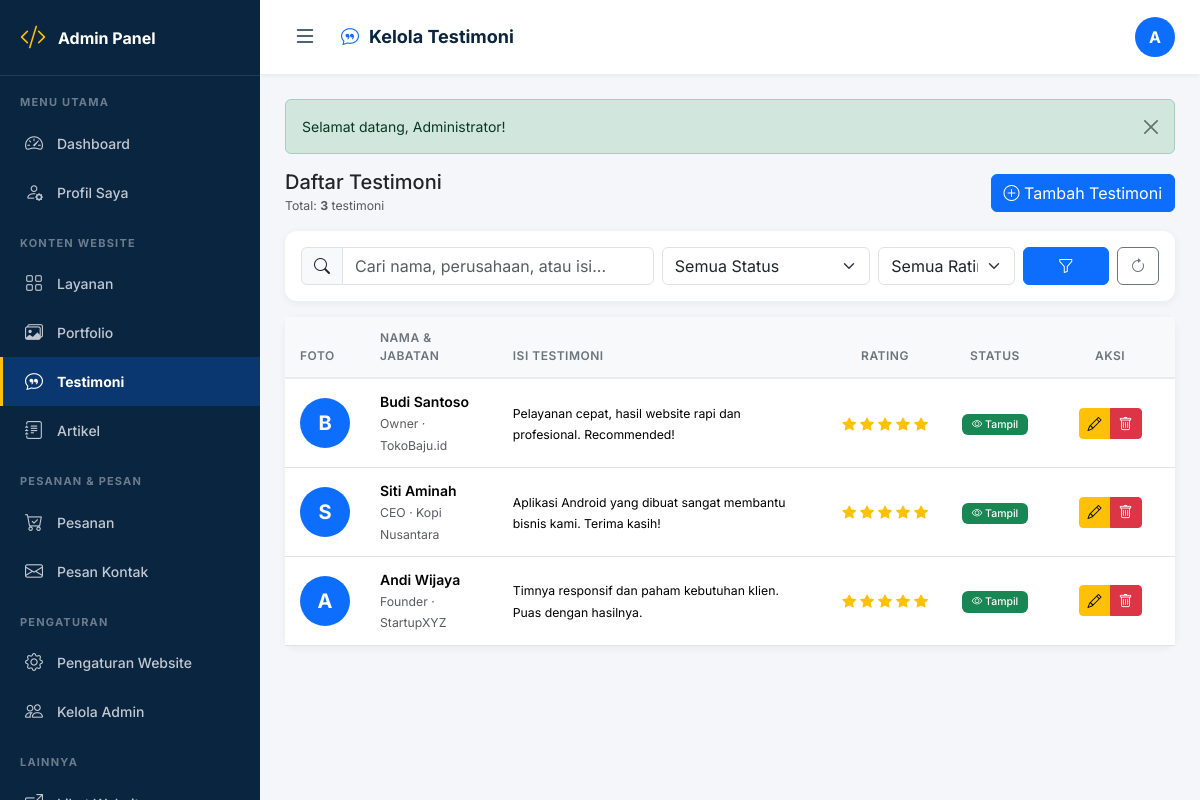
The page /admin/testimoni.php (signed in) on the database its author committed.
### tables this page shows
CREATE TABLE testimoni (
  id INT AUTO_INCREMENT PRIMARY KEY,
  nama VARCHAR(100) NOT NULL,
  jabatan VARCHAR(100) DEFAULT NULL,
  perusahaan VARCHAR(100) DEFAULT NULL,
  isi TEXT NOT NULL,
  foto VARCHAR(255) DEFAULT NULL,
  rating TINYINT DEFAULT 5,
  status ENUM('tampil','sembunyi') DEFAULT 'tampil',
  created_at TIMESTAMP DEFAULT CURRENT_TIMESTAMP
);

### admin/testimoni.php (the view, shortened to what this page needs)
<?php
require_once '../config/koneksi.php';
require_once '../config/fungsi.php';
require_once 'includes/header.php';
$cari = isset($_GET['cari']) ? clean($koneksi, $_GET['cari']) : '';
$where = [];
$where_sql = $where ? 'WHERE ' . implode(' AND ', $where) : '';
$query = $koneksi->query("SELECT * FROM testimoni $where_sql ORDER BY created_at DESC");
$total = $query->num_rows;
?>
<div class="topbar">
    <div class="d-flex align-items-center gap-3">
        <button class="sidebar-toggle" id="sidebarToggle">
            <i class="bi bi-list"></i>
        </button>
        <h1 class="page-title">
            <i class="bi bi-chat-quote text-primary"></i> Kelola Testimoni
        </h1>
    </div>
    <div class="user-info">
        <div class="avatar"><?= strtoupper(substr($_SESSION['admin_nama'], 0, 1)) ?></div>
    </div>
</div>
<div class="content-area">
    <div class="d-flex justify-content-between align-items-center mb-3 flex-wrap gap-2">
        <div>
            <h5 class="mb-0">Daftar Testimoni</h5>
            <small class="text-muted">Total: <strong><?= $total ?></strong> testimoni</small>
        </div>
        <a href="testimoni_form.php" class="btn btn-primary">
            <i class="bi bi-plus-circle"></i> Tambah Testimoni
        </a>
    </div>
    <div class="card stat-card mb-3">
        <div class="card-body">
            <form method="GET" class="row g-2">
                <div class="col-md-5">
                    <div class="input-group">
                        <span class="input-group-text"><i class="bi bi-search"></i></span>
                        <input type="text" name="cari" class="form-control"
                               placeholder="Cari nama, perusahaan, atau isi..."
                               value="<?= htmlspecialchars($cari) ?>">
                    </div>
                </div>
                <div class="col-md-3">
                    <select name="status" class="form-select">
                        <option value="">Semua Status</option>
                    </select>
                </div>
                <div class="col-md-2">
                    <select name="rating" class="form-select">
                        <option value="">Semua Rating</option>
                    </select>
                </div>
                <div class="col-md-2 d-flex gap-2">
                    <button class="btn btn-primary flex-fill">
                        <i class="bi bi-funnel"></i>
                    </button>
                    <a href="testimoni.php" class="btn btn-outline-secondary">
                        <i class="bi bi-arrow-clockwise"></i>
                    </a>
                </div>
            </form>
        </div>
    </div>
    <div class="card stat-card">
        <div class="card-body p-0">
            <div class="table-responsive">
                <table class="table table-hover align-middle mb-0">
                    <thead class="table-light">
                        <tr>
                            <th width="70">Foto</th>
                            <th>Nama & Jabatan</th>
                            <th>Isi Testimoni</th>
                            <th width="120" class="text-center">Rating</th>
                            <th width="100" class="text-center">Status</th>
                            <th width="130" class="text-center">Aksi</th>
                        </tr>
                    </thead>
                    <tbody>
                        <?php if ($total > 0): ?>
                            <?php while ($t = $query->fetch_assoc()): ?>
                                <tr>
                                    <td>
                                        <?php if (!empty($t['foto']) && file_exists(PORTFOLIO_PATH . 'testimoni/' . $t['foto'])): ?>
                                            <img src="<?= UPLOADS_URL ?>portfolio/testimoni/<?= htmlspecialchars($t['foto']) ?>"
                                                 alt="foto"
                                                 style="width: 50px; height: 50px; object-fit: cover; border-radius: 50%;">
                                        <?php else: ?>
                                            <div class="d-flex align-items-center justify-content-center bg-primary text-white"
                                                 style="width: 50px; height: 50px; border-radius: 50%; font-weight: bold; font-size: 20px;">
                                                <?= strtoupper(substr($t['nama'], 0, 1)) ?>
                                            </div>
                                        <?php endif; ?>
                                    </td>
                                    <td>
                                        <div class="fw-semibold"><?= htmlspecialchars($t['nama']) ?></div>
                                        <small class="text-muted">
                                            <?= htmlspecialchars($t['jabatan'] ?? '-') ?>
                                            <?= !empty($t['perusahaan']) ? ' · ' . htmlspecialchars($t['perusahaan']) : '' ?>
                                        </small>
                                    </td>
                                    <td>
                                        <small><?= potong_teks($t['isi'], 100) ?></small>
                                    </td>
                                    <td class="text-center">
                                        <span class="text-warning">
                                            <?php for ($i = 1; $i <= 5; $i++): ?>
                                                <i class="bi bi-star<?= $i <= $t['rating'] ? '-fill' : '' ?>"></i>
                                            <?php endfor; ?>
                                        </span>
                                    </td>
                                    <td class="text-center">
                                        <?php if ($t['status'] == 'tampil'): ?>
                                            <span class="badge bg-success">
                                                <i class="bi bi-eye"></i> Tampil
                                            </span>
                                        <?php else: ?>
                                            <span class="badge bg-secondary">
                                                <i class="bi bi-eye-slash"></i> Sembunyi
                                            </span>
                                        <?php endif; ?>
                                    </td>
                                    <td class="text-center">
                                        <div class="btn-group btn-group-sm">
                                            <a href="testimoni_form.php?id=<?= $t['id'] ?>"
                                               class="btn btn-warning" title="Edit">
                                                <i class="bi bi-pencil"></i>
                                            </a>
                                            <a href="testimoni_hapus.php?id=<?= $t['id'] ?>"
                                               class="btn btn-danger" title="Hapus"
                                               onclick="return confirm('Yakin hapus testimoni dari \'<?= htmlspecialchars($t['nama']) ?>\'?')">
                                                <i class="bi bi-trash"></i>
                                            </a>
                                        </div>
                                    </td>
                                </tr>
                            <?php endwhile; ?>
                        <?php endif; ?>
                    </tbody>
                </table>
            </div>
        </div>
    </div>
</div>
<?php require_once 'includes/footer.php'; ?>

### admin/includes/header.php (style rules this page uses)
:root { --sidebar-width: 260px; --sidebar-collapsed: 72px; --primary: #0D6EFD; --dark: #0A2540; --dark-hover: #0d2f52; }
* { box-sizing: border-box; }
body { background: #f4f6f9; font-family: 'Inter', -apple-system, BlinkMacSystemFont, 'Segoe UI', sans-serif; font-size: 14px; min-height: 100vh; margin: 0; transition: padding-left 0.3s ease; -webkit-font-smoothing: antialiased; -moz-osx-font-smoothing: grayscale; }
.topbar { background: #fff; padding: 15px 25px; box-shadow: 0 2px 4px rgba(0,0,0,0.05); display: flex; justify-content: space-between; align-items: center; position: sticky; top: 0; z-index: 1030; transition: all 0.3s; }
.topbar .page-title { font-size: 18px; font-weight: 700; margin: 0; display: flex; align-items: center; gap: 10px; color: var(--dark); }
.topbar .user-info { display: flex; align-items: center; gap: 12px; }
.topbar .user-info .avatar { width: 40px; height: 40px; border-radius: 50%; background: var(--primary); color: #fff; display: flex; align-items: center; justify-content: center; font-weight: 700; font-size: 16px; }
.sidebar-toggle { background: none; border: none; font-size: 24px; color: var(--dark); padding: 4px 8px; cursor: pointer; border-radius: 6px; transition: all 0.2s; display: inline-flex; align-items: center; justify-content: center; }
.content-area { padding: 25px; }
.stat-card { border: none; border-radius: 12px; box-shadow: 0 2px 8px rgba(0,0,0,0.06); transition: all 0.2s; }
.table thead th { font-size: 12px; text-transform: uppercase; letter-spacing: 0.5px; color: #6c757d; font-weight: 600; padding: 12px 15px; border-bottom: 2px solid #e9ecef; }
.table tbody td { padding: 12px 15px; vertical-align: middle; }
.badge { font-weight: 500; padding: 5px 10px; }

### rows shown on the page
testimoni: nama "B", nama "Budi Santoso", jabatan "Owner", perusahaan "TokoBaju.id", isi "Pelayanan cepat, hasil website rapi dan profesional. Recommended!", rating 5 (drawn), status "tampil" (drawn)
testimoni: nama "S", nama "Siti Aminah", jabatan "CEO", perusahaan "Kopi Nusantara", isi "Aplikasi Android yang dibuat sangat membantu bisnis kami. Terima kasih!", rating 5 (drawn), status "tampil" (drawn)
testimoni: nama "A", nama "Andi Wijaya", jabatan "Founder", perusahaan "StartupXYZ", isi "Timnya responsif dan paham kebutuhan klien. Puas dengan hasilnya.", rating 5 (drawn), status "tampil" (drawn)

### other values the page prints
substr($_SESSION['admin_nama'], 0, 1) "A"
$f['pesan'] "Selamat datang, Administrator!"
$total "3"
